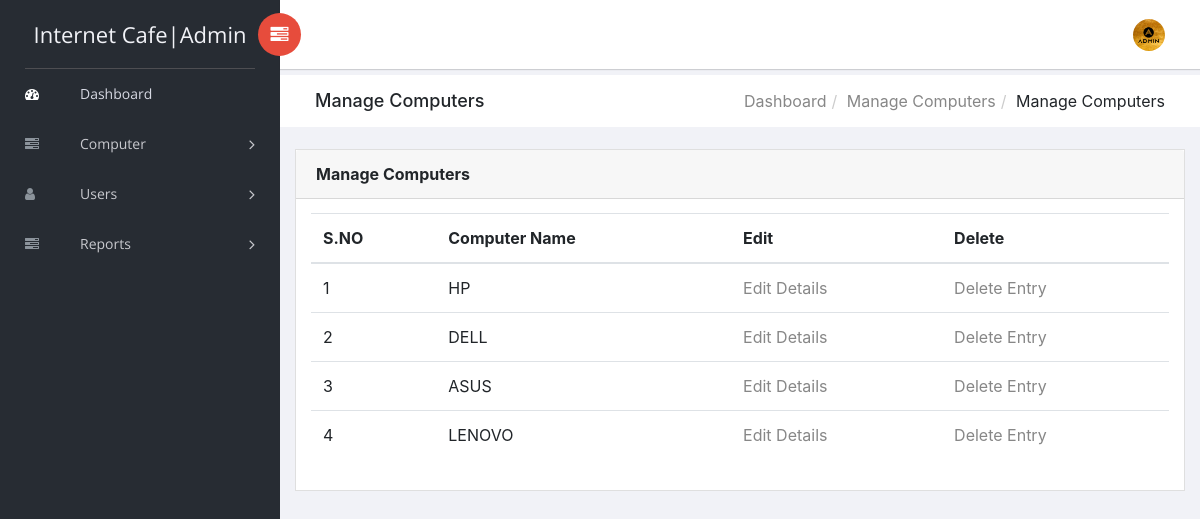
The page /admin_side/manage-computer.php (signed in) on the database its author committed.
### tables this page shows
CREATE TABLE `tblcomputers` (
  `ID` int(10) NOT NULL,
  `ComputerName` varchar(120) DEFAULT NULL,
  `ComputerLocation` varchar(120) DEFAULT NULL,
  `IPAdd` varchar(120) DEFAULT NULL,
  `EntryDate` timestamp NULL DEFAULT CURRENT_TIMESTAMP
);

### admin_side/manage-computer.php (the view, shortened to what this page needs)
<?php
include('includes/dbconnection.php');
if (strlen($_SESSION['ccmsaid']==0)) {
  header('location:logout.php');
  } else{
  ?>
<!doctype html>
<html class="no-js" lang="en">
<head>
    <link rel="stylesheet" href="vendors/bootstrap/dist/css/bootstrap.min.css">
    <link rel="stylesheet" href="vendors/font-awesome/css/font-awesome.min.css">
    <link rel="stylesheet" href="vendors/themify-icons/css/themify-icons.css">
    <link rel="stylesheet" href="vendors/flag-icon-css/css/flag-icon.min.css">
    <link rel="stylesheet" href="vendors/selectFX/css/cs-skin-elastic.css">
    <link rel="stylesheet" href="assets/css/style.css">
</head>
<body>
    <?php include_once('includes/sidebar.php');?>
    <div id="right-panel" class="right-panel">
        <?php include_once('includes/header.php');?>
        <div class="breadcrumbs">
            <div class="col-sm-4">
                <div class="page-header float-left">
                    <div class="page-title">
                        <h1>Manage Computers</h1>
                    </div>
                </div>
            </div>
            <div class="col-sm-8">
                <div class="page-header float-right">
                    <div class="page-title">
                        <ol class="breadcrumb text-right">
                            <li><a href="dashboard.php">Dashboard</a></li>
                            <li><a href="manage-computer.php">Manage Computers</a></li>
                            <li class="active">Manage Computers</li>
                        </ol>
                    </div>
                </div>
            </div>
        </div>
        <div class="content mt-3">
            <div class="animated fadeIn">
                <div class="row">
                    <div class="col-lg-12">
                        <div class="card">
                            <div class="card-header">
                                <strong class="card-title">Manage Computers</strong>
                            </div>
                            <div class="card-body">
                                <table class="table">
                                    <thead>
                                        <tr>
                                            <tr>
                  <th>S.NO</th>
                  <th>Computer Name</th>
                   <th>Edit</th>
                   <th>Delete</th>
                </tr>
                </tr>
                </thead>
                <?php
                $ret=mysqli_query($con,"select *from tblcomputers");
                $cnt=1;
                while ($row=mysqli_fetch_array($ret)) {
                ?>
                <tr>
                  <td><?php echo $cnt;?></td>
                  <td><?php  echo $row['ComputerName'];?></td>
                  <td><a href="edit-computer-detail.php?editid=<?php echo $row['ID'];?>">Edit Details</a></td>
                  <td><a href="delete_computer.php?id=<?php echo $row['ID'];?>">Delete Entry</a></td>
                </tr>
                <?php
                $cnt=$cnt+1;
                }?>
                                </table>
                            </div>
                        </div>
                    </div>
                </div>
            </div>
        </div>
    </div>
</body>
</html>
<?php }  ?>

### admin_side/includes/sidebar.php (shortened to what this page needs)
<aside id="left-panel" class="left-panel">
        <nav class="navbar navbar-expand-sm navbar-default">
<?php
$adminid=$_SESSION['ccmsaid'];
$ret=mysqli_query($con,"select AdminName from tbladmin where ID='$adminid'");
$row=mysqli_fetch_array($ret);
$name=$row['AdminName'];
?>
            <div class="navbar-header">
                <a class="navbar-brand" href="dashboard.php">Internet Cafe|<?php echo $name; ?></a>
            </div>
            <div id="main-menu" class="main-menu collapse navbar-collapse">
                <ul class="nav navbar-nav">
                    <li class="active">
                        <a href="dashboard.php"> <i class="menu-icon fa fa-dashboard"></i>Dashboard </a>
                    </li>
<li class="menu-item-has-children dropdown">
                        <a href="#" class="dropdown-toggle" data-toggle="dropdown" aria-haspopup="true" aria-expanded="false"> <i class="menu-icon fa fa-tasks"></i>Computer</a>
                    </li>
 <li class="menu-item-has-children dropdown">
                        <a href="add-users.php" class="dropdown-toggle" data-toggle="dropdown" aria-haspopup="true" aria-expanded="false"> <i class="menu-icon fa fa-user"></i>Users</a>
                    </li>
  <li class="menu-item-has-children dropdown">
                        <a href="#" class="dropdown-toggle" data-toggle="dropdown" aria-haspopup="true" aria-expanded="false"> <i class="menu-icon fa fa-tasks"></i>Reports</a>
                    </li>
                </ul>
            </div>
        </nav>
    </aside>

### rows shown on the page
tblcomputers: ComputerName "HP"
tblcomputers: ComputerName "DELL"
tblcomputers: ComputerName "ASUS"
tblcomputers: ComputerName "LENOVO"

### other values the page prints
$name "Admin"
